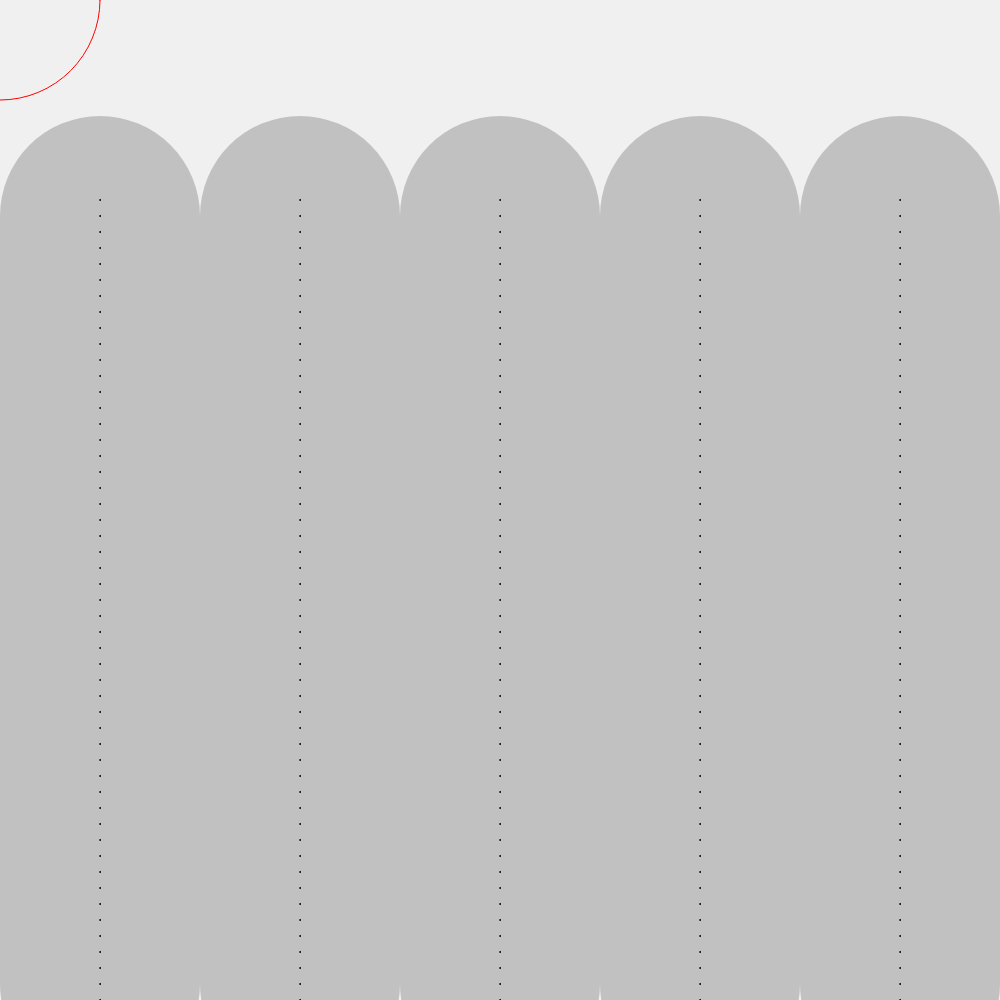
Frame 1 (no input)
Frame 60 (no input): identical to frame 1, image omitted
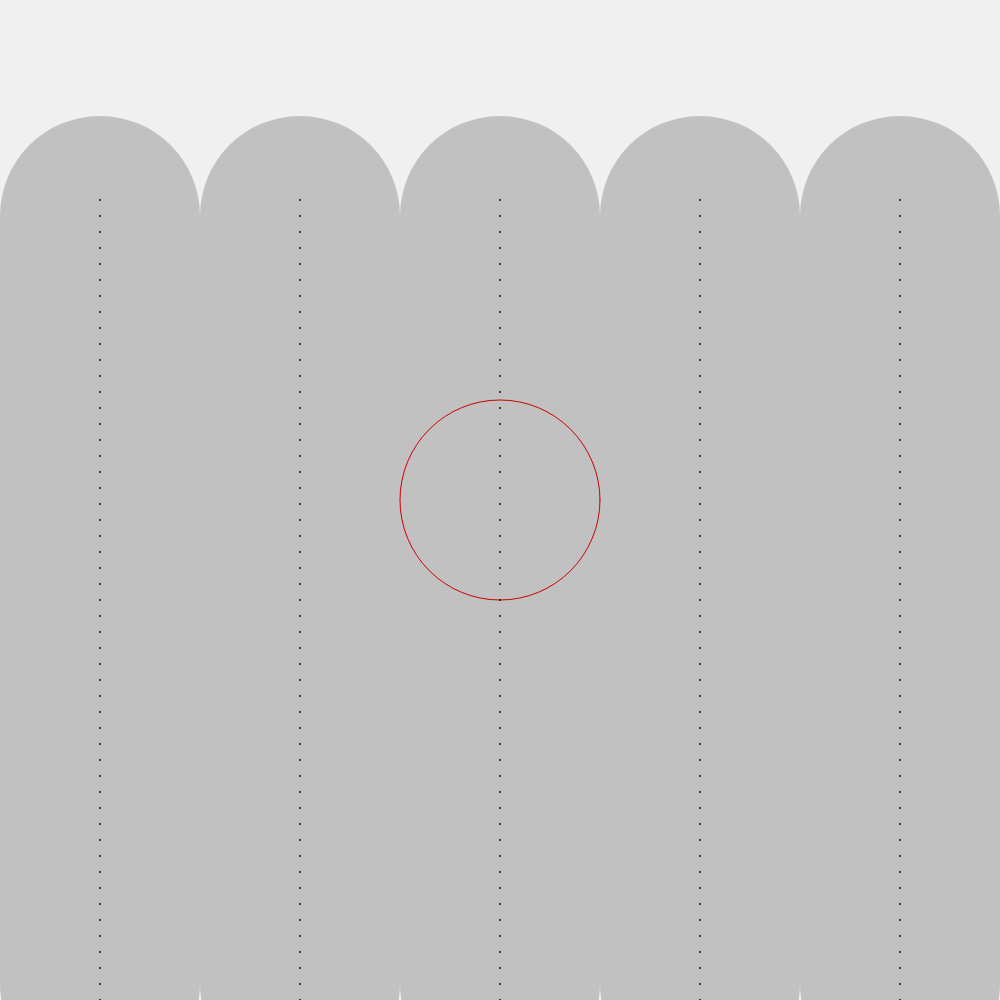
Frame 120 (the mouse pressed at the canvas centre since frame 60)

The p5.js sketch that drew these frames (run headless with seeded random() and noise() and a simulated clock; from frame 60 on, the mouse is pressed at the canvas centre):

// p5.js sketch
// ── sketch.js
// 2026001
// melissa-rodriguez
// 2026-06-27

let strips = [];
let repeller;

function setup() {
  createCanvas(1000, 1000);

  let res = 5;
  let cols = width * (res / width);

  for (let j = 0; j < cols; j++) {
    let w = (width / res);
    let sw = w; //strokeweight for line
    let stripRes = 0.5; //0.1 - 1 
    // let strip = new LerpLine(w / 2 + w * j, 0, w / 2 + w * j, height, (height / 10) * stripRes, sw);
    let strip = new LerpLine(w / 2 + w * j, 200, w / 2 + w * j, height, (height / 10) * stripRes, sw);

    strips.push(strip);
  }

  repeller = new Repeller(mouseX, mouseY);


}

function draw() {
  background(240);
  // ellipse(width / 2, height / 2, 200);

  // repeller.position = createVector(width/2, height/2);
  repeller.position = createVector(mouseX, mouseY);

  repeller.show();

  for (let i = 0; i < strips.length; i++) {
    let strip = strips[i];
    strip.reset();
    strip.applyRepeller(repeller)
    strip.show();

  }

}


class Particle {
  constructor(x, y) {
    this.home = createVector(x, y); //home/original pos of particle
    this.position = createVector(x, y); //to be updated with forces/repeller
  }

  show() {
    // ellipse(this.position.x, this.position.y, 1);
    curveVertex(this.position.x, this.position.y);
  }

  debug(){
    ellipse(this.position.x, this.position.y, 1);
  }

  reset() {
    this.position.set(this.home);
  }

}

class LerpLine {
  constructor(x1_, y1_, x2_, y2_, amtPoints_, sw_) {
    this.x1 = x1_;
    this.y1 = y1_;
    this.x2 = x2_;
    this.y2 = y2_;
    this.amtPoints = amtPoints_;
    this.sw = sw_;

    this.particles = [];

    this.init();
  }

  init() {
    for (let i = 0; i <= this.amtPoints; i++) {
      let x = lerp(this.x1, this.x2, i / this.amtPoints);
      let y = lerp(this.y1, this.y2, i / this.amtPoints);
      // vertex(x, y);

      let particle = new Particle(x, y);
      this.particles.push(particle);
    }
  }

  applyRepeller() {
    for (let i = 0; i < this.particles.length; i++) {
      let particle = this.particles[i]; 
      repeller.repel(particle);

    }
  }

  reset() {
    for (let i = 0; i < this.particles.length; i++) {
      let particle = this.particles[i];
      particle.reset();
    }
  }


  show() {
    push();
    strokeWeight(this.sw);
    stroke(0, 50);
    noFill();
    beginShape();
    for (let i = 0; i <= this.particles.length - 1; i++) {
      let particle = this.particles[i];
      particle.show();
    }
    endShape();
    pop();

    for (let i = 0; i <= this.particles.length - 1; i++) {
      let particle = this.particles[i];
      particle.debug();
    }
    
  }
}

class Repeller {
  constructor(x, y) {
    this.position = createVector(x, y);
    this.radius_of_influence = 200;
    this.strength = this.radius_of_influence*.5;
  }

  repel(particle) {
    let dist = p5.Vector.dist(this.position, particle.position);
    let dir = (particle.position.x - this.position.x) / dist;

    if (dist < this.radius_of_influence) {
      let force = this.calculateFalloff(dist);
      particle.position.x += dir * force * this.strength;
    }
  }

  calculateFalloff(dist) {
    return 1 - (dist / this.radius_of_influence); //linear
  }

  show(){
    push();
    noFill();
    stroke('red');
    ellipse(this.position.x, this.position.y, this.radius_of_influence); 
    pop();
  }
}
